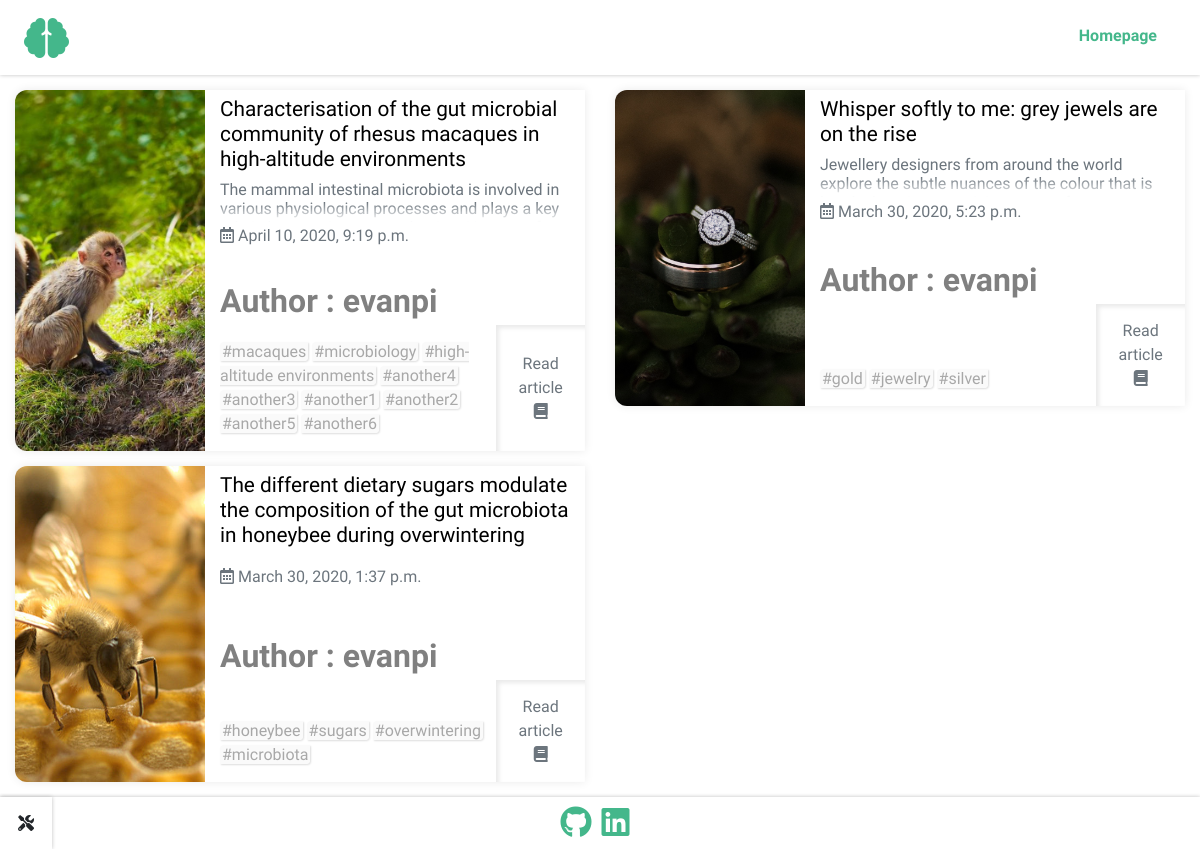
The page /articles/ on the database as committed earlier.
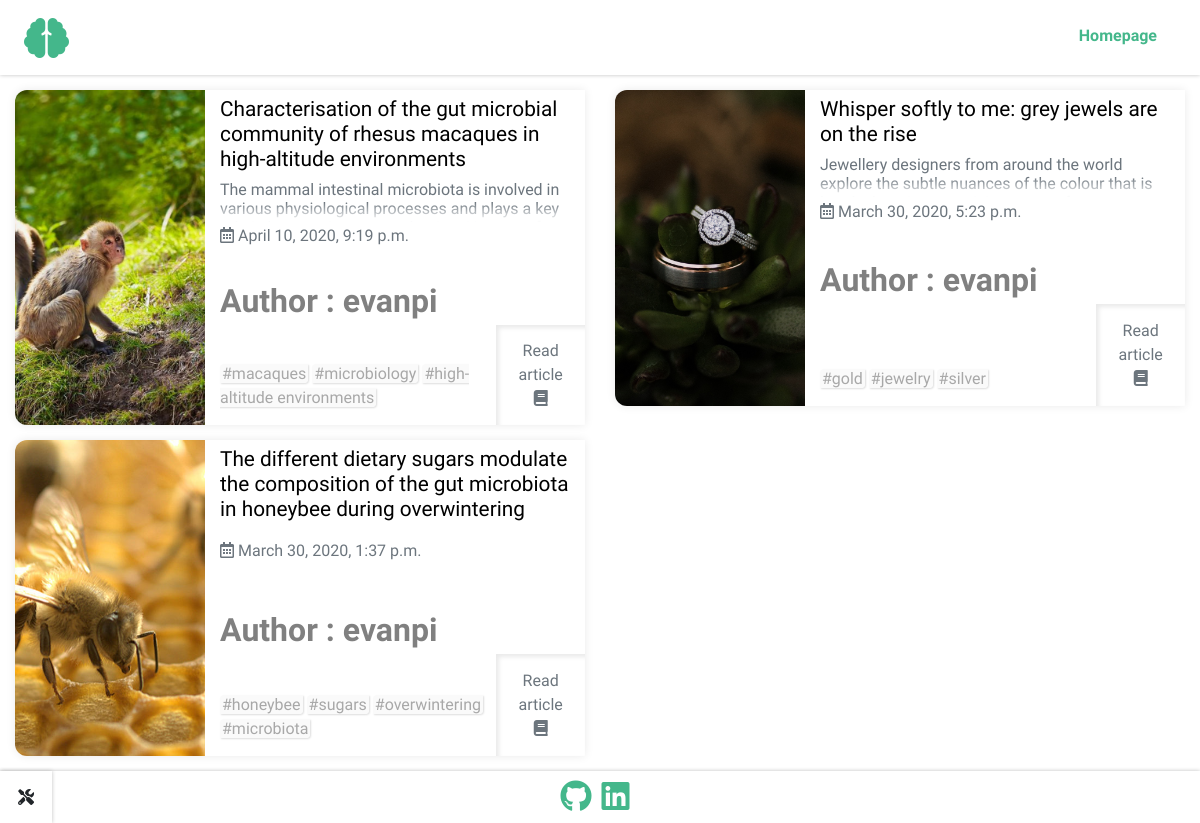
The same page on the database as committed later.
### articles/models.py (models this page shows, shortened)
class Articles(models.Model):
    class Meta:
        verbose_name = 'Article'
        verbose_name_plural = 'Articles'
    title = models.CharField(max_length=256)
    slug = models.SlugField(editable=False,max_length=256)
    subtitle = models.TextField(max_length=256, blank=True)
    image = models.ImageField(upload_to = "Articles_Images", default='')
    article = RichTextUploadingField()
    tags = TaggableManager()
    created = models.DateTimeField(auto_now_add=True)
    updated = models.DateTimeField(auto_now=True)
    publish_date = models.DateTimeField()
    author = models.CharField(editable=False, default='', max_length=256)

### articles/views.py (the view)
# urls.py: path('', include('articles.urls')),
def articles(request):
    current_datetime = localtime(now())
    articles = Articles.objects.filter(publish_date__lte=current_datetime).order_by('-publish_date')
    articles_Filter = ArticlesFilter(request.GET, queryset=articles)
    context = {'articles':articles, 'articles_Filter':articles_Filter}
    return render(request, 'articles/articles.html', context)

### articles/templates/articles/articles.html (shortened to what this page needs)
{% extends 'articles/base.html' %}
{% load static %}
{% load thumbnail %}
{% block links %}
<link rel="stylesheet" href="{% static 'articles/css/articles.css' %}">
{% endblock %}
{% block main %}
{% include 'articles/navigation.html' %}
<div id="articles1">
  <div class="container-fluid">
    <div id="articlesContainer" class="row">
      {% for article in articles %}
      <div class="col-12 col-xl-6">
        <div class="container-fluid">
          <div class="row articleRow">
            {% thumbnail article.image "500x500" quality=91 as im %}
            <div style="background-image:url({{im.url}}); min-height:245px;" class="col-12 col-sm-5 col-lg-4 articleImageDiv">
              <a href="{% url 'article' article.slug %}">
                <div class="articleImageDivInner">
                </div>
              </a>
            </div>
            {% endthumbnail %}
            <div class="col-12 col-sm-7 col-lg-8">
              <div class="articleInfo">
                <div class="title-Subtitle-Publised-Author">
                  <a href="{% url 'article' article.slug %}">
                    <h4 class="articleTitle">{{article.title}}</h4>
                    {% if article.subtitle != '' %}
                    <div class="fade-div">
                      <h6 class="articleSubtitle text-muted">{{article.subtitle}}</h6>
                      <p class="fade-effect"></p>
                    </div>
                    {% endif %}
                  </a>
                  <h6 class="text-muted published"><i class="far fa-calendar-alt"></i> {{article.publish_date}}</h6><br>
                  <span class="author" >Author : {{article.author}}</span>
                </div>
                <div style="display:flex; flex:1; justify-content:space-between; width:100%;">
                  <div class="tags">
                    <div>
                      {% for tag in article.tags.all %}
                      <span>#{{ tag }}</span>
                      {% endfor %}
                    </div>
                  </div>
                  <a href="{% url 'article' article.slug %}">
                    <button type="button" class="btn btn-outline-dark readArticle">Read article <br><i class="fas fa-book book"></i> </button>
                  </a>
                </div>
              </div>
            </div>
          </div>
        </div>
      </div>
      {% endfor %}
    </div>
  </div>
</div>
{% endblock %}
{% block footer %}
{% include 'articles/footer.html' %}
{% endblock %}

### articles/templates/articles/base.html (shortened to what this page needs)
{% load static %}
<!doctype html>
<html lang="en">
<head>
  <link rel="stylesheet" href="{% static 'articles/core/bootstrap/css/bootstrap.min.css' %}">
  <link rel="stylesheet" href="{% static 'articles/css/base.css' %}">
  <link rel="stylesheet" href="{% static 'articles/css/navigation.css' %}">
  <link rel="stylesheet" href="https://use.fontawesome.com/releases/v5.6.3/css/all.css">
  {% block links %}
  {% endblock %}
</head>
<body id="Site">
  <main id="Site-content">
    {% block main %}
    {% endblock %}
  </main>
  {% block footer %}
  {% endblock %}
</body>
</html>

### articles/templates/articles/navigation.html (shortened to what this page needs)
{% load static %}
<div style="height:75px;" class="d-none d-md-block navHBlock"></div>
<div id="navbarWrapper" class="d-none d-md-block">
  <nav class="navbar navbar-expand-md">
    <a class="navbar-brand" href="{% url 'index' %}">
      <i class="fas fa-brain fa-2x"></i>
    </a>
    <div id="navbarLinks">
      <ul class="navbar-nav">
        <li class="nav-item">
          <a class="nav-link" href="{% url 'index' %}" id="navbarHome"><span>Homepage</span></a>
        </li>
      </ul>
    </div>
  </nav>
</div>
<div id="nav-tools-trigger">
  <i class="fas fa-tools"></i>
</div>

### articles/templates/articles/footer.html
<div id="footer" style="min-height:52px; background:white; box-shadow:0px 0px 4px silver; width:100%; display:flex; justify-content:center; align-items:center;">
<a href="https://github.com/Evan-Pi" target="_blank">
  <i style="margin:0px 10px 0px 0px; color:#44b78b;" class="fab fa-github fa-2x"></i>
</a>
<a href="https://www.linkedin.com/in/evangelos-pisinas-3aba94177/" target="_blank">
  <i style="margin:0px 10px 0px 0px; color:#44b78b;" class="fab fa-linkedin fa-2x"></i>
</a>
</div>

### articles/static/articles/css/base.css (style rules this page uses)
#Site { display: flex; min-height: 100vh; flex-direction: column; }
#Site-content { flex: 1; }
body,html { font-family: 'Didact Gothic', sans-serif; max-width: 100vw !important; overflow-x: hidden; }
a { text-decoration: none !important; outline: none !important; }

### articles/static/articles/css/navigation.css (style rules this page uses)
.navbar { min-height: 75px; width: 100%; position: fixed; top: 0; background: white; box-shadow: 0px 0px 4px silver; padding: 4px 0px 4px 0px; z-index: 800; }
#navbarLinks { width: 90%; }
.navbar-nav { display: flex; justify-content: flex-end; }
.navbar-brand { margin-left: 2vw; display: flex; flex-direction: column; justify-content: center; align-items: center; }
.navbar-brand i { color: #44b78b; }
.navbar-nav a { color: #44b78b; transition: 0.4s; font-size: 16px; }
.navbar .nav-link { transition: all 0.3s ease-in-out; font-weight: bold; }
.navbar .nav-link:after { content: ''; display: block; margin: auto; margin-top: 2px; height: 2px; width: 0px; background: transparent; transition: width .5s ease, background-color .5s ease; }
#nav-tools-trigger { height: 52px; width: 52px; position: fixed; bottom: 0; left: 0; background: white; box-shadow: 0px 0px 4px silver; z-index: 500; display: flex; flex-direction: column; justify-content: center; align-items: center; cursor: pointer; }

### articles/static/articles/css/articles.css (style rules this page uses)
#articles1 { min-height: calc(100vh - 75px - 52px); width: 100%; display: flex; flex-direction: column; justify-content: flex-start; align-items: center; padding-top: 15px; }
.articleRow { box-shadow: 0px 0px 10px #eaeaea; margin-bottom: 15px; transition: 0.4s; background: white; }
.articleInfo { display: flex; flex-direction: column; justify-content: flex-start; align-items: flex-start; height: 100%; }
.title-Subtitle-Publised-Author { min-height: 214px; display: flex; flex-direction: column; justify-content: space-between; }
.articleImageDiv { padding-left: 0; background-position: center; background-size: cover; background-repeat: no-repeat; }
@media only screen and (min-width: 576px) { .articleImageDiv { border-top-left-radius: 0.75rem; border-bottom-left-radius: 0.75rem; } }
@media only screen and (min-width: 576px) { .articleRow { border-top-left-radius: 0.75rem; border-bottom-left-radius: 0.75rem; } }
.articleImageDivInner { width: 100%; height: 100%; min-height: 316px; }
.readArticle { height: 100%; min-height: 100px; border: none; box-shadow: 3px 3px 4px #eaeaea inset; border-radius: 0; margin-right: -15px; color: #6c757d; transition: 0.6s; }
.title-Subtitle-Publised-Author .articleTitle { margin-top: 7px; color: black; font-size: 1.3rem; }
.author { font-family: 'Stalemate','Didact Gothic', sans-serif; margin: 0; font-weight: bold; color: gray; font-size:32px; }
.published { margin-top: 4px; }
.tags { width: 100%; display: flex; flex-direction: column; justify-content: flex-end; align-items: flex-start; margin-top: 15px; margin-bottom: 15px; }
.tags span { border: none; border-radius: 0; box-shadow: 1px 1px 2px #dedede; color: #a8a8a8; padding-left: 2px; padding-right: 2px; border-top-left-radius: 4px; border-bottom-right-radius: 4px; background: #fafafa; }
.fade-div { height: 42px; position: relative; overflow: hidden; }
.fade-effect { position: absolute; bottom: 0; left: 0; width: 100%; text-align: center; margin: 0; padding: 30px 0; background-image: linear-gradient(to bottom, transparent, transparent, transparent, white); }

Rows that differ between the two databases and show on the page:
changed Articles "April 10, 2020, 9:19 p.m.": loses Tag (name "another4"); loses Tag (name "another3"); loses Tag (name "another1"); loses Tag (name "another2"); loses Tag (name "another5"); loses Tag (name "another6")
